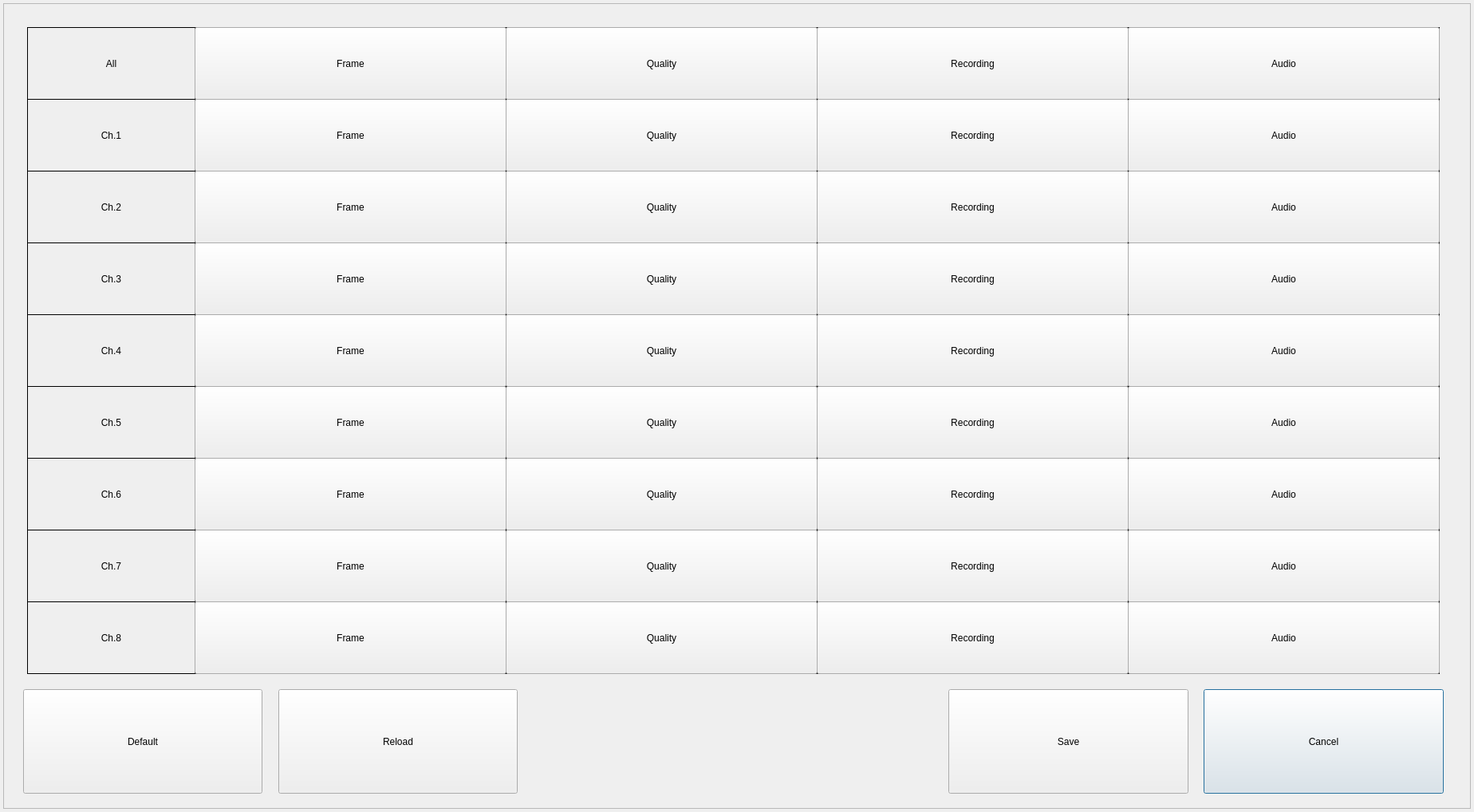
<?xml version="1.0" encoding="UTF-8"?>
<ui version="4.0">
 <class>NormalDialog1080p</class>
 <widget class="QDialog" name="NormalDialog1080p">
  <property name="geometry">
   <rect>
    <x>0</x>
    <y>0</y>
    <width>1848</width>
    <height>1018</height>
   </rect>
  </property>
  <property name="windowTitle">
   <string>NORMAL PROPERTY</string>
  </property>
  <widget class="QFrame" name="frame">
   <property name="geometry">
    <rect>
     <x>4</x>
     <y>4</y>
     <width>1840</width>
     <height>1010</height>
    </rect>
   </property>
   <property name="frameShape">
    <enum>QFrame::StyledPanel</enum>
   </property>
   <property name="frameShadow">
    <enum>QFrame::Raised</enum>
   </property>
   <widget class="QPushButton" name="buttonClose">
    <property name="geometry">
     <rect>
      <x>1505</x>
      <y>860</y>
      <width>301</width>
      <height>131</height>
     </rect>
    </property>
    <property name="text">
     <string>Cancel</string>
    </property>
   </widget>
   <widget class="QPushButton" name="buttonSave">
    <property name="geometry">
     <rect>
      <x>1185</x>
      <y>860</y>
      <width>301</width>
      <height>131</height>
     </rect>
    </property>
    <property name="text">
     <string>Save</string>
    </property>
   </widget>
   <widget class="QLabel" name="labelAll">
    <property name="geometry">
     <rect>
      <x>30</x>
      <y>30</y>
      <width>211</width>
      <height>91</height>
     </rect>
    </property>
    <property name="frameShape">
     <enum>QFrame::Box</enum>
    </property>
    <property name="text">
     <string>All</string>
    </property>
    <property name="alignment">
     <set>Qt::AlignCenter</set>
    </property>
   </widget>
   <widget class="QLabel" name="labelCh1">
    <property name="geometry">
     <rect>
      <x>30</x>
      <y>120</y>
      <width>211</width>
      <height>91</height>
     </rect>
    </property>
    <property name="frameShape">
     <enum>QFrame::Box</enum>
    </property>
    <property name="text">
     <string>Ch.1</string>
    </property>
    <property name="alignment">
     <set>Qt::AlignCenter</set>
    </property>
   </widget>
   <widget class="QLabel" name="labelCh3">
    <property name="geometry">
     <rect>
      <x>30</x>
      <y>300</y>
      <width>211</width>
      <height>91</height>
     </rect>
    </property>
    <property name="frameShape">
     <enum>QFrame::Box</enum>
    </property>
    <property name="text">
     <string>Ch.3</string>
    </property>
    <property name="alignment">
     <set>Qt::AlignCenter</set>
    </property>
   </widget>
   <widget class="QLabel" name="labelCh2">
    <property name="geometry">
     <rect>
      <x>30</x>
      <y>210</y>
      <width>211</width>
      <height>91</height>
     </rect>
    </property>
    <property name="frameShape">
     <enum>QFrame::Box</enum>
    </property>
    <property name="text">
     <string>Ch.2</string>
    </property>
    <property name="alignment">
     <set>Qt::AlignCenter</set>
    </property>
   </widget>
   <widget class="QLabel" name="labelCh4">
    <property name="geometry">
     <rect>
      <x>30</x>
      <y>390</y>
      <width>211</width>
      <height>91</height>
     </rect>
    </property>
    <property name="frameShape">
     <enum>QFrame::Box</enum>
    </property>
    <property name="text">
     <string>Ch.4</string>
    </property>
    <property name="alignment">
     <set>Qt::AlignCenter</set>
    </property>
   </widget>
   <widget class="QLabel" name="labelAudio3">
    <property name="geometry">
     <rect>
      <x>1410</x>
      <y>300</y>
      <width>391</width>
      <height>91</height>
     </rect>
    </property>
    <property name="frameShape">
     <enum>QFrame::Box</enum>
    </property>
    <property name="text">
     <string/>
    </property>
    <property name="alignment">
     <set>Qt::AlignCenter</set>
    </property>
   </widget>
   <widget class="QLabel" name="labelFrame">
    <property name="geometry">
     <rect>
      <x>240</x>
      <y>30</y>
      <width>391</width>
      <height>91</height>
     </rect>
    </property>
    <property name="frameShape">
     <enum>QFrame::Box</enum>
    </property>
    <property name="text">
     <string/>
    </property>
    <property name="alignment">
     <set>Qt::AlignCenter</set>
    </property>
   </widget>
   <widget class="QLabel" name="labelQuality1">
    <property name="geometry">
     <rect>
      <x>630</x>
      <y>120</y>
      <width>391</width>
      <height>91</height>
     </rect>
    </property>
    <property name="frameShape">
     <enum>QFrame::Box</enum>
    </property>
    <property name="text">
     <string/>
    </property>
    <property name="alignment">
     <set>Qt::AlignCenter</set>
    </property>
   </widget>
   <widget class="QLabel" name="labelRecording2">
    <property name="geometry">
     <rect>
      <x>1020</x>
      <y>210</y>
      <width>391</width>
      <height>91</height>
     </rect>
    </property>
    <property name="frameShape">
     <enum>QFrame::Box</enum>
    </property>
    <property name="text">
     <string/>
    </property>
    <property name="alignment">
     <set>Qt::AlignCenter</set>
    </property>
   </widget>
   <widget class="QLabel" name="labelRecording4">
    <property name="geometry">
     <rect>
      <x>1020</x>
      <y>390</y>
      <width>391</width>
      <height>91</height>
     </rect>
    </property>
    <property name="frameShape">
     <enum>QFrame::Box</enum>
    </property>
    <property name="text">
     <string/>
    </property>
    <property name="alignment">
     <set>Qt::AlignCenter</set>
    </property>
   </widget>
   <widget class="QLabel" name="labelRecording3">
    <property name="geometry">
     <rect>
      <x>1020</x>
      <y>300</y>
      <width>391</width>
      <height>91</height>
     </rect>
    </property>
    <property name="frameShape">
     <enum>QFrame::Box</enum>
    </property>
    <property name="text">
     <string/>
    </property>
    <property name="alignment">
     <set>Qt::AlignCenter</set>
    </property>
   </widget>
   <widget class="QLabel" name="labelFrame3">
    <property name="geometry">
     <rect>
      <x>240</x>
      <y>300</y>
      <width>391</width>
      <height>91</height>
     </rect>
    </property>
    <property name="frameShape">
     <enum>QFrame::Box</enum>
    </property>
    <property name="text">
     <string/>
    </property>
    <property name="alignment">
     <set>Qt::AlignCenter</set>
    </property>
   </widget>
   <widget class="QLabel" name="labelFrame2">
    <property name="geometry">
     <rect>
      <x>240</x>
      <y>210</y>
      <width>391</width>
      <height>91</height>
     </rect>
    </property>
    <property name="frameShape">
     <enum>QFrame::Box</enum>
    </property>
    <property name="text">
     <string/>
    </property>
    <property name="alignment">
     <set>Qt::AlignCenter</set>
    </property>
   </widget>
   <widget class="QLabel" name="labelQuality4">
    <property name="geometry">
     <rect>
      <x>630</x>
      <y>390</y>
      <width>391</width>
      <height>91</height>
     </rect>
    </property>
    <property name="frameShape">
     <enum>QFrame::Box</enum>
    </property>
    <property name="text">
     <string/>
    </property>
    <property name="alignment">
     <set>Qt::AlignCenter</set>
    </property>
   </widget>
   <widget class="QLabel" name="labelFrame1">
    <property name="geometry">
     <rect>
      <x>240</x>
      <y>120</y>
      <width>391</width>
      <height>91</height>
     </rect>
    </property>
    <property name="frameShape">
     <enum>QFrame::Box</enum>
    </property>
    <property name="text">
     <string/>
    </property>
    <property name="alignment">
     <set>Qt::AlignCenter</set>
    </property>
   </widget>
   <widget class="QLabel" name="labelAudio2">
    <property name="geometry">
     <rect>
      <x>1410</x>
      <y>210</y>
      <width>391</width>
      <height>91</height>
     </rect>
    </property>
    <property name="frameShape">
     <enum>QFrame::Box</enum>
    </property>
    <property name="text">
     <string/>
    </property>
    <property name="alignment">
     <set>Qt::AlignCenter</set>
    </property>
   </widget>
   <widget class="QLabel" name="labelFrame4">
    <property name="geometry">
     <rect>
      <x>240</x>
      <y>390</y>
      <width>391</width>
      <height>91</height>
     </rect>
    </property>
    <property name="frameShape">
     <enum>QFrame::Box</enum>
    </property>
    <property name="text">
     <string/>
    </property>
    <property name="alignment">
     <set>Qt::AlignCenter</set>
    </property>
   </widget>
   <widget class="QLabel" name="labelRecording">
    <property name="geometry">
     <rect>
      <x>1020</x>
      <y>30</y>
      <width>391</width>
      <height>91</height>
     </rect>
    </property>
    <property name="frameShape">
     <enum>QFrame::Box</enum>
    </property>
    <property name="text">
     <string/>
    </property>
    <property name="alignment">
     <set>Qt::AlignCenter</set>
    </property>
   </widget>
   <widget class="QLabel" name="labelQuality">
    <property name="geometry">
     <rect>
      <x>630</x>
      <y>30</y>
      <width>391</width>
      <height>91</height>
     </rect>
    </property>
    <property name="frameShape">
     <enum>QFrame::Box</enum>
    </property>
    <property name="text">
     <string/>
    </property>
    <property name="alignment">
     <set>Qt::AlignCenter</set>
    </property>
   </widget>
   <widget class="QLabel" name="labelQuality3">
    <property name="geometry">
     <rect>
      <x>630</x>
      <y>300</y>
      <width>391</width>
      <height>91</height>
     </rect>
    </property>
    <property name="frameShape">
     <enum>QFrame::Box</enum>
    </property>
    <property name="text">
     <string/>
    </property>
    <property name="alignment">
     <set>Qt::AlignCenter</set>
    </property>
   </widget>
   <widget class="QLabel" name="labelAudio1">
    <property name="geometry">
     <rect>
      <x>1410</x>
      <y>120</y>
      <width>391</width>
      <height>91</height>
     </rect>
    </property>
    <property name="frameShape">
     <enum>QFrame::Box</enum>
    </property>
    <property name="text">
     <string/>
    </property>
    <property name="alignment">
     <set>Qt::AlignCenter</set>
    </property>
   </widget>
   <widget class="QLabel" name="labelAudio">
    <property name="geometry">
     <rect>
      <x>1410</x>
      <y>30</y>
      <width>391</width>
      <height>91</height>
     </rect>
    </property>
    <property name="frameShape">
     <enum>QFrame::Box</enum>
    </property>
    <property name="text">
     <string/>
    </property>
    <property name="alignment">
     <set>Qt::AlignCenter</set>
    </property>
   </widget>
   <widget class="QLabel" name="labelAudio4">
    <property name="geometry">
     <rect>
      <x>1410</x>
      <y>390</y>
      <width>391</width>
      <height>91</height>
     </rect>
    </property>
    <property name="frameShape">
     <enum>QFrame::Box</enum>
    </property>
    <property name="text">
     <string/>
    </property>
    <property name="alignment">
     <set>Qt::AlignCenter</set>
    </property>
   </widget>
   <widget class="QLabel" name="labelQuality2">
    <property name="geometry">
     <rect>
      <x>630</x>
      <y>210</y>
      <width>391</width>
      <height>91</height>
     </rect>
    </property>
    <property name="frameShape">
     <enum>QFrame::Box</enum>
    </property>
    <property name="text">
     <string/>
    </property>
    <property name="alignment">
     <set>Qt::AlignCenter</set>
    </property>
   </widget>
   <widget class="QLabel" name="labelRecording1">
    <property name="geometry">
     <rect>
      <x>1020</x>
      <y>120</y>
      <width>391</width>
      <height>91</height>
     </rect>
    </property>
    <property name="frameShape">
     <enum>QFrame::Box</enum>
    </property>
    <property name="text">
     <string/>
    </property>
    <property name="alignment">
     <set>Qt::AlignCenter</set>
    </property>
   </widget>
   <widget class="QPushButton" name="buttonFrameAll">
    <property name="geometry">
     <rect>
      <x>240</x>
      <y>30</y>
      <width>391</width>
      <height>91</height>
     </rect>
    </property>
    <property name="text">
     <string>Frame</string>
    </property>
   </widget>
   <widget class="QPushButton" name="buttonQualityAll">
    <property name="geometry">
     <rect>
      <x>630</x>
      <y>30</y>
      <width>391</width>
      <height>91</height>
     </rect>
    </property>
    <property name="text">
     <string>Quality</string>
    </property>
   </widget>
   <widget class="QPushButton" name="buttonRecordingAll">
    <property name="geometry">
     <rect>
      <x>1020</x>
      <y>30</y>
      <width>391</width>
      <height>91</height>
     </rect>
    </property>
    <property name="text">
     <string>Recording</string>
    </property>
   </widget>
   <widget class="QPushButton" name="buttonAudioAll">
    <property name="geometry">
     <rect>
      <x>1410</x>
      <y>30</y>
      <width>391</width>
      <height>91</height>
     </rect>
    </property>
    <property name="text">
     <string>Audio</string>
    </property>
   </widget>
   <widget class="QPushButton" name="buttonFrame1">
    <property name="geometry">
     <rect>
      <x>240</x>
      <y>120</y>
      <width>391</width>
      <height>91</height>
     </rect>
    </property>
    <property name="text">
     <string>Frame</string>
    </property>
   </widget>
   <widget class="QPushButton" name="buttonFrame2">
    <property name="geometry">
     <rect>
      <x>240</x>
      <y>210</y>
      <width>391</width>
      <height>91</height>
     </rect>
    </property>
    <property name="text">
     <string>Frame</string>
    </property>
   </widget>
   <widget class="QPushButton" name="buttonFrame3">
    <property name="geometry">
     <rect>
      <x>240</x>
      <y>300</y>
      <width>391</width>
      <height>91</height>
     </rect>
    </property>
    <property name="text">
     <string>Frame</string>
    </property>
   </widget>
   <widget class="QPushButton" name="buttonFrame4">
    <property name="geometry">
     <rect>
      <x>240</x>
      <y>390</y>
      <width>391</width>
      <height>91</height>
     </rect>
    </property>
    <property name="text">
     <string>Frame</string>
    </property>
   </widget>
   <widget class="QPushButton" name="buttonQuality1">
    <property name="geometry">
     <rect>
      <x>630</x>
      <y>120</y>
      <width>391</width>
      <height>91</height>
     </rect>
    </property>
    <property name="text">
     <string>Quality</string>
    </property>
   </widget>
   <widget class="QPushButton" name="buttonQuality2">
    <property name="geometry">
     <rect>
      <x>630</x>
      <y>210</y>
      <width>391</width>
      <height>91</height>
     </rect>
    </property>
    <property name="text">
     <string>Quality</string>
    </property>
   </widget>
   <widget class="QPushButton" name="buttonQuality3">
    <property name="geometry">
     <rect>
      <x>630</x>
      <y>300</y>
      <width>391</width>
      <height>91</height>
     </rect>
    </property>
    <property name="text">
     <string>Quality</string>
    </property>
   </widget>
   <widget class="QPushButton" name="buttonQuality4">
    <property name="geometry">
     <rect>
      <x>630</x>
      <y>390</y>
      <width>391</width>
      <height>91</height>
     </rect>
    </property>
    <property name="text">
     <string>Quality</string>
    </property>
   </widget>
   <widget class="QPushButton" name="buttonRecording1">
    <property name="geometry">
     <rect>
      <x>1020</x>
      <y>120</y>
      <width>391</width>
      <height>91</height>
     </rect>
    </property>
    <property name="text">
     <string>Recording</string>
    </property>
   </widget>
   <widget class="QPushButton" name="buttonRecording2">
    <property name="geometry">
     <rect>
      <x>1020</x>
      <y>210</y>
      <width>391</width>
      <height>91</height>
     </rect>
    </property>
    <property name="text">
     <string>Recording</string>
    </property>
   </widget>
   <widget class="QPushButton" name="buttonRecording3">
    <property name="geometry">
     <rect>
      <x>1020</x>
      <y>300</y>
      <width>391</width>
      <height>91</height>
     </rect>
    </property>
    <property name="text">
     <string>Recording</string>
    </property>
   </widget>
   <widget class="QPushButton" name="buttonRecording4">
    <property name="geometry">
     <rect>
      <x>1020</x>
      <y>390</y>
      <width>391</width>
      <height>91</height>
     </rect>
    </property>
    <property name="text">
     <string>Recording</string>
    </property>
   </widget>
   <widget class="QPushButton" name="buttonAudio1">
    <property name="geometry">
     <rect>
      <x>1410</x>
      <y>120</y>
      <width>391</width>
      <height>91</height>
     </rect>
    </property>
    <property name="text">
     <string>Audio</string>
    </property>
   </widget>
   <widget class="QPushButton" name="buttonAudio2">
    <property name="geometry">
     <rect>
      <x>1410</x>
      <y>210</y>
      <width>391</width>
      <height>91</height>
     </rect>
    </property>
    <property name="text">
     <string>Audio</string>
    </property>
   </widget>
   <widget class="QPushButton" name="buttonAudio3">
    <property name="geometry">
     <rect>
      <x>1410</x>
      <y>300</y>
      <width>391</width>
      <height>91</height>
     </rect>
    </property>
    <property name="text">
     <string>Audio</string>
    </property>
   </widget>
   <widget class="QPushButton" name="buttonAudio4">
    <property name="geometry">
     <rect>
      <x>1410</x>
      <y>390</y>
      <width>391</width>
      <height>91</height>
     </rect>
    </property>
    <property name="text">
     <string>Audio</string>
    </property>
   </widget>
   <widget class="QPushButton" name="buttonDefault">
    <property name="geometry">
     <rect>
      <x>25</x>
      <y>860</y>
      <width>300</width>
      <height>131</height>
     </rect>
    </property>
    <property name="text">
     <string>Default</string>
    </property>
   </widget>
   <widget class="QPushButton" name="buttonReload">
    <property name="geometry">
     <rect>
      <x>345</x>
      <y>860</y>
      <width>300</width>
      <height>131</height>
     </rect>
    </property>
    <property name="text">
     <string>Reload</string>
    </property>
   </widget>
   <widget class="QLabel" name="labelCh5">
    <property name="geometry">
     <rect>
      <x>30</x>
      <y>480</y>
      <width>211</width>
      <height>91</height>
     </rect>
    </property>
    <property name="frameShape">
     <enum>QFrame::Box</enum>
    </property>
    <property name="text">
     <string>Ch.5</string>
    </property>
    <property name="alignment">
     <set>Qt::AlignCenter</set>
    </property>
   </widget>
   <widget class="QLabel" name="labelCh6">
    <property name="geometry">
     <rect>
      <x>30</x>
      <y>570</y>
      <width>211</width>
      <height>91</height>
     </rect>
    </property>
    <property name="frameShape">
     <enum>QFrame::Box</enum>
    </property>
    <property name="text">
     <string>Ch.6</string>
    </property>
    <property name="alignment">
     <set>Qt::AlignCenter</set>
    </property>
   </widget>
   <widget class="QLabel" name="labelCh7">
    <property name="geometry">
     <rect>
      <x>30</x>
      <y>660</y>
      <width>211</width>
      <height>91</height>
     </rect>
    </property>
    <property name="frameShape">
     <enum>QFrame::Box</enum>
    </property>
    <property name="text">
     <string>Ch.7</string>
    </property>
    <property name="alignment">
     <set>Qt::AlignCenter</set>
    </property>
   </widget>
   <widget class="QLabel" name="labelCh8">
    <property name="geometry">
     <rect>
      <x>30</x>
      <y>750</y>
      <width>211</width>
      <height>91</height>
     </rect>
    </property>
    <property name="frameShape">
     <enum>QFrame::Box</enum>
    </property>
    <property name="text">
     <string>Ch.8</string>
    </property>
    <property name="alignment">
     <set>Qt::AlignCenter</set>
    </property>
   </widget>
   <widget class="QLabel" name="labelFrame5">
    <property name="geometry">
     <rect>
      <x>240</x>
      <y>480</y>
      <width>391</width>
      <height>91</height>
     </rect>
    </property>
    <property name="frameShape">
     <enum>QFrame::Box</enum>
    </property>
    <property name="text">
     <string/>
    </property>
    <property name="alignment">
     <set>Qt::AlignCenter</set>
    </property>
   </widget>
   <widget class="QLabel" name="labelFrame6">
    <property name="geometry">
     <rect>
      <x>240</x>
      <y>570</y>
      <width>391</width>
      <height>91</height>
     </rect>
    </property>
    <property name="frameShape">
     <enum>QFrame::Box</enum>
    </property>
    <property name="text">
     <string/>
    </property>
    <property name="alignment">
     <set>Qt::AlignCenter</set>
    </property>
   </widget>
   <widget class="QLabel" name="labelFrame7">
    <property name="geometry">
     <rect>
      <x>240</x>
      <y>660</y>
      <width>391</width>
      <height>91</height>
     </rect>
    </property>
    <property name="frameShape">
     <enum>QFrame::Box</enum>
    </property>
    <property name="text">
     <string/>
    </property>
    <property name="alignment">
     <set>Qt::AlignCenter</set>
    </property>
   </widget>
   <widget class="QLabel" name="labelFrame8">
    <property name="geometry">
     <rect>
      <x>240</x>
      <y>750</y>
      <width>391</width>
      <height>91</height>
     </rect>
    </property>
    <property name="frameShape">
     <enum>QFrame::Box</enum>
    </property>
    <property name="text">
     <string/>
    </property>
    <property name="alignment">
     <set>Qt::AlignCenter</set>
    </property>
   </widget>
   <widget class="QPushButton" name="buttonFrame5">
    <property name="geometry">
     <rect>
      <x>240</x>
      <y>480</y>
      <width>391</width>
      <height>91</height>
     </rect>
    </property>
    <property name="text">
     <string>Frame</string>
    </property>
   </widget>
   <widget class="QPushButton" name="buttonFrame6">
    <property name="geometry">
     <rect>
      <x>240</x>
      <y>570</y>
      <width>391</width>
      <height>91</height>
     </rect>
    </property>
    <property name="text">
     <string>Frame</string>
    </property>
   </widget>
   <widget class="QPushButton" name="buttonFrame7">
    <property name="geometry">
     <rect>
      <x>240</x>
      <y>660</y>
      <width>391</width>
      <height>91</height>
     </rect>
    </property>
    <property name="text">
     <string>Frame</string>
    </property>
   </widget>
   <widget class="QPushButton" name="buttonFrame8">
    <property name="geometry">
     <rect>
      <x>240</x>
      <y>750</y>
      <width>391</width>
      <height>91</height>
     </rect>
    </property>
    <property name="text">
     <string>Frame</string>
    </property>
   </widget>
   <widget class="QLabel" name="labelQuality5">
    <property name="geometry">
     <rect>
      <x>630</x>
      <y>480</y>
      <width>391</width>
      <height>91</height>
     </rect>
    </property>
    <property name="frameShape">
     <enum>QFrame::Box</enum>
    </property>
    <property name="text">
     <string/>
    </property>
    <property name="alignment">
     <set>Qt::AlignCenter</set>
    </property>
   </widget>
   <widget class="QLabel" name="labelQuality6">
    <property name="geometry">
     <rect>
      <x>630</x>
      <y>570</y>
      <width>391</width>
      <height>91</height>
     </rect>
    </property>
    <property name="frameShape">
     <enum>QFrame::Box</enum>
    </property>
    <property name="text">
     <string/>
    </property>
    <property name="alignment">
     <set>Qt::AlignCenter</set>
    </property>
   </widget>
   <widget class="QLabel" name="labelQuality7">
    <property name="geometry">
     <rect>
      <x>630</x>
      <y>660</y>
      <width>391</width>
      <height>91</height>
     </rect>
    </property>
    <property name="frameShape">
     <enum>QFrame::Box</enum>
    </property>
    <property name="text">
     <string/>
    </property>
    <property name="alignment">
     <set>Qt::AlignCenter</set>
    </property>
   </widget>
   <widget class="QLabel" name="labelQuality8">
    <property name="geometry">
     <rect>
      <x>630</x>
      <y>750</y>
      <width>391</width>
      <height>91</height>
     </rect>
    </property>
    <property name="frameShape">
     <enum>QFrame::Box</enum>
    </property>
    <property name="text">
     <string/>
    </property>
    <property name="alignment">
     <set>Qt::AlignCenter</set>
    </property>
   </widget>
   <widget class="QPushButton" name="buttonQuality5">
    <property name="geometry">
     <rect>
      <x>630</x>
      <y>480</y>
      <width>391</width>
      <height>91</height>
     </rect>
    </property>
    <property name="text">
     <string>Quality</string>
    </property>
   </widget>
   <widget class="QPushButton" name="buttonQuality6">
    <property name="geometry">
     <rect>
      <x>630</x>
      <y>570</y>
      <width>391</width>
      <height>91</height>
     </rect>
    </property>
    <property name="text">
     <string>Quality</string>
    </property>
   </widget>
   <widget class="QPushButton" name="buttonQuality7">
    <property name="geometry">
     <rect>
      <x>630</x>
      <y>660</y>
      <width>391</width>
      <height>91</height>
     </rect>
    </property>
    <property name="text">
     <string>Quality</string>
    </property>
   </widget>
   <widget class="QPushButton" name="buttonQuality8">
    <property name="geometry">
     <rect>
      <x>630</x>
      <y>750</y>
      <width>391</width>
      <height>91</height>
     </rect>
    </property>
    <property name="text">
     <string>Quality</string>
    </property>
   </widget>
   <widget class="QLabel" name="labelRecording5">
    <property name="geometry">
     <rect>
      <x>1020</x>
      <y>480</y>
      <width>391</width>
      <height>91</height>
     </rect>
    </property>
    <property name="frameShape">
     <enum>QFrame::Box</enum>
    </property>
    <property name="text">
     <string/>
    </property>
    <property name="alignment">
     <set>Qt::AlignCenter</set>
    </property>
   </widget>
   <widget class="QLabel" name="labelRecording6">
    <property name="geometry">
     <rect>
      <x>1020</x>
      <y>570</y>
      <width>391</width>
      <height>91</height>
     </rect>
    </property>
    <property name="frameShape">
     <enum>QFrame::Box</enum>
    </property>
    <property name="text">
     <string/>
    </property>
    <property name="alignment">
     <set>Qt::AlignCenter</set>
    </property>
   </widget>
   <widget class="QLabel" name="labelRecording7">
    <property name="geometry">
     <rect>
      <x>1020</x>
      <y>660</y>
      <width>391</width>
      <height>91</height>
     </rect>
    </property>
    <property name="frameShape">
     <enum>QFrame::Box</enum>
    </property>
    <property name="text">
     <string/>
    </property>
    <property name="alignment">
     <set>Qt::AlignCenter</set>
    </property>
   </widget>
   <widget class="QLabel" name="labelRecording8">
    <property name="geometry">
     <rect>
      <x>1020</x>
      <y>750</y>
      <width>391</width>
      <height>91</height>
     </rect>
    </property>
    <property name="frameShape">
     <enum>QFrame::Box</enum>
    </property>
    <property name="text">
     <string/>
    </property>
    <property name="alignment">
     <set>Qt::AlignCenter</set>
    </property>
   </widget>
   <widget class="QPushButton" name="buttonRecording5">
    <property name="geometry">
     <rect>
      <x>1020</x>
      <y>480</y>
      <width>391</width>
      <height>91</height>
     </rect>
    </property>
    <property name="text">
     <string>Recording</string>
    </property>
   </widget>
   <widget class="QPushButton" name="buttonRecording6">
    <property name="geometry">
     <rect>
      <x>1020</x>
      <y>570</y>
      <width>391</width>
      <height>91</height>
     </rect>
    </property>
    <property name="text">
     <string>Recording</string>
    </property>
   </widget>
   <widget class="QPushButton" name="buttonRecording7">
    <property name="geometry">
     <rect>
      <x>1020</x>
      <y>660</y>
      <width>391</width>
      <height>91</height>
     </rect>
    </property>
    <property name="text">
     <string>Recording</string>
    </property>
   </widget>
   <widget class="QPushButton" name="buttonRecording8">
    <property name="geometry">
     <rect>
      <x>1020</x>
      <y>750</y>
      <width>391</width>
      <height>91</height>
     </rect>
    </property>
    <property name="text">
     <string>Recording</string>
    </property>
   </widget>
   <widget class="QLabel" name="labelAudio5">
    <property name="geometry">
     <rect>
      <x>1410</x>
      <y>480</y>
      <width>391</width>
      <height>91</height>
     </rect>
    </property>
    <property name="frameShape">
     <enum>QFrame::Box</enum>
    </property>
    <property name="text">
     <string/>
    </property>
    <property name="alignment">
     <set>Qt::AlignCenter</set>
    </property>
   </widget>
   <widget class="QLabel" name="labelAudio6">
    <property name="geometry">
     <rect>
      <x>1410</x>
      <y>570</y>
      <width>391</width>
      <height>91</height>
     </rect>
    </property>
    <property name="frameShape">
     <enum>QFrame::Box</enum>
    </property>
    <property name="text">
     <string/>
    </property>
    <property name="alignment">
     <set>Qt::AlignCenter</set>
    </property>
   </widget>
   <widget class="QLabel" name="labelAudio7">
    <property name="geometry">
     <rect>
      <x>1410</x>
      <y>660</y>
      <width>391</width>
      <height>91</height>
     </rect>
    </property>
    <property name="frameShape">
     <enum>QFrame::Box</enum>
    </property>
    <property name="text">
     <string/>
    </property>
    <property name="alignment">
     <set>Qt::AlignCenter</set>
    </property>
   </widget>
   <widget class="QLabel" name="labelAudio8">
    <property name="geometry">
     <rect>
      <x>1410</x>
      <y>750</y>
      <width>391</width>
      <height>91</height>
     </rect>
    </property>
    <property name="frameShape">
     <enum>QFrame::Box</enum>
    </property>
    <property name="text">
     <string/>
    </property>
    <property name="alignment">
     <set>Qt::AlignCenter</set>
    </property>
   </widget>
   <widget class="QPushButton" name="buttonAudio5">
    <property name="geometry">
     <rect>
      <x>1410</x>
      <y>480</y>
      <width>391</width>
      <height>91</height>
     </rect>
    </property>
    <property name="text">
     <string>Audio</string>
    </property>
   </widget>
   <widget class="QPushButton" name="buttonAudio6">
    <property name="geometry">
     <rect>
      <x>1410</x>
      <y>570</y>
      <width>391</width>
      <height>91</height>
     </rect>
    </property>
    <property name="text">
     <string>Audio</string>
    </property>
   </widget>
   <widget class="QPushButton" name="buttonAudio7">
    <property name="geometry">
     <rect>
      <x>1410</x>
      <y>660</y>
      <width>391</width>
      <height>91</height>
     </rect>
    </property>
    <property name="text">
     <string>Audio</string>
    </property>
   </widget>
   <widget class="QPushButton" name="buttonAudio8">
    <property name="geometry">
     <rect>
      <x>1410</x>
      <y>750</y>
      <width>391</width>
      <height>91</height>
     </rect>
    </property>
    <property name="text">
     <string>Audio</string>
    </property>
   </widget>
  </widget>
 </widget>
 <layoutdefault spacing="6" margin="11"/>
 <resources/>
 <connections/>
</ui>
